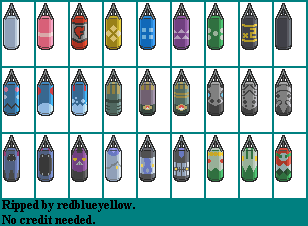
#> input picture tools/sac_de_frappe/sacs_xy.png, 308 x 226 px
$ python build_sacs.py
#> lines starting #> are read from the running program, lines starting #| are printed output that depends on the picture
# Sac de frappe : variantes du sac (Super Training de X / Y, planche sacs_xy.png, cases de 32 x 64)
#
# Usage : python build_sacs.py
#   graphics/interface/sac_de_frappe/sacs/<id>.png   sac agrandi 3 fois (pixels exacts), accroché par le haut
# Les ids sont repris dans scripts/sac_de_frappe/scripts/00100 Configuration.rb (BAGS). Ne touche à aucune autre image.
import os

from PIL import Image

HERE = os.path.dirname(os.path.abspath(__file__))
OUT = os.path.join(HERE, '..', '..', 'graphics', 'interface', 'sac_de_frappe', 'sacs')
SHEET = os.path.join(HERE, 'sacs_xy.png')
IDS = [
    ['gris', 'rose', 'team_flare', 'jaune', 'bleu', 'violet', 'vert', 'double', 'noir'],
    ['aquatique_1', 'aquatique_2', 'aquatique_3', 'scarabee_1', 'scarabee_2', 'scarabee_3', 'acier_1', 'acier_2', 'acier_3'],
    ['spectre_1', 'spectre_2', 'spectre_3', 'givre_1', 'givre_2', 'givre_3', 'plante_1', 'plante_2', 'plante_3'],
]
SCALE = 3


def main():
    os.makedirs(OUT, exist_ok=True)
    sheet = Image.open(SHEET).convert('RGBA')
#> sheet is the input picture: PIL image 308x226 RGBA; mean R, G, B, A 24.8, 50.4, 51, 117.2
    px = sheet.load()
    for y in range(sheet.height):
        for x in range(sheet.width):
            if px[x, y][:3] == (0, 128, 128):
                px[x, y] = (0, 0, 0, 0)
    for r, row in enumerate(IDS):
        for c, name in enumerate(row):
            cell = sheet.crop((2 + c * 34, 2 + r * 66, 34 + c * 34, 66 + r * 66))
            cell = cell.crop(cell.getbbox())
            cell.resize((cell.width * SCALE, cell.height * SCALE), Image.NEAREST).save(os.path.join(OUT, f'{name}.png'))
#> this loop made 3 passes
#> pass 1, in main, `cell.resize((cell.width * SCALE, cell.height * SCALE), Image.NEAREST)...`:
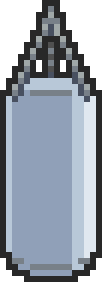
#> saved as gris.png: PIL image 51x141 RGBA (shown 2 times larger); mean R, G, B, A 106.4, 115.3, 127.1, 209; transparent parts drawn white
#> pass 1, in main, `cell.resize((cell.width * SCALE, cell.height * SCALE), Image.NEAREST)...`:
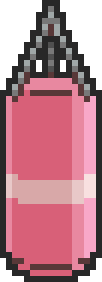
#> saved as rose.png: PIL image 51x141 RGBA (shown 2 times larger); mean R, G, B, A 139.4, 83.1, 94.9, 209; transparent parts drawn white
#> pass 1, in main, `cell.resize((cell.width * SCALE, cell.height * SCALE), Image.NEAREST)...`:
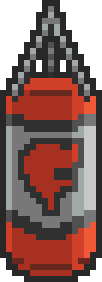
#> saved as team_flare.png: PIL image 51x141 RGBA (shown 2 times larger); mean R, G, B, A 93.7, 59.9, 54.8, 209; transparent parts drawn white
#> pass 1, in main, `cell.resize((cell.width * SCALE, cell.height * SCALE), Image.NEAREST)...`:
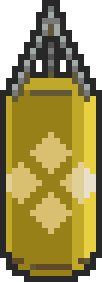
#> saved as jaune.png: PIL image 51x141 RGBA (shown 2 times larger); mean R, G, B, A 117.3, 104.1, 44.9, 209; transparent parts drawn white
#> after the loop:
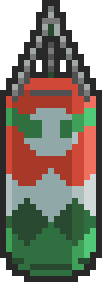
#> cell: PIL image 17x47 RGBA (shown 6 times larger); mean R, G, B, A 84.2, 79.7, 65.9, 209; transparent parts drawn white
    print('sacs', sum(len(r) for r in IDS))


if __name__ == '__main__':
    main()
